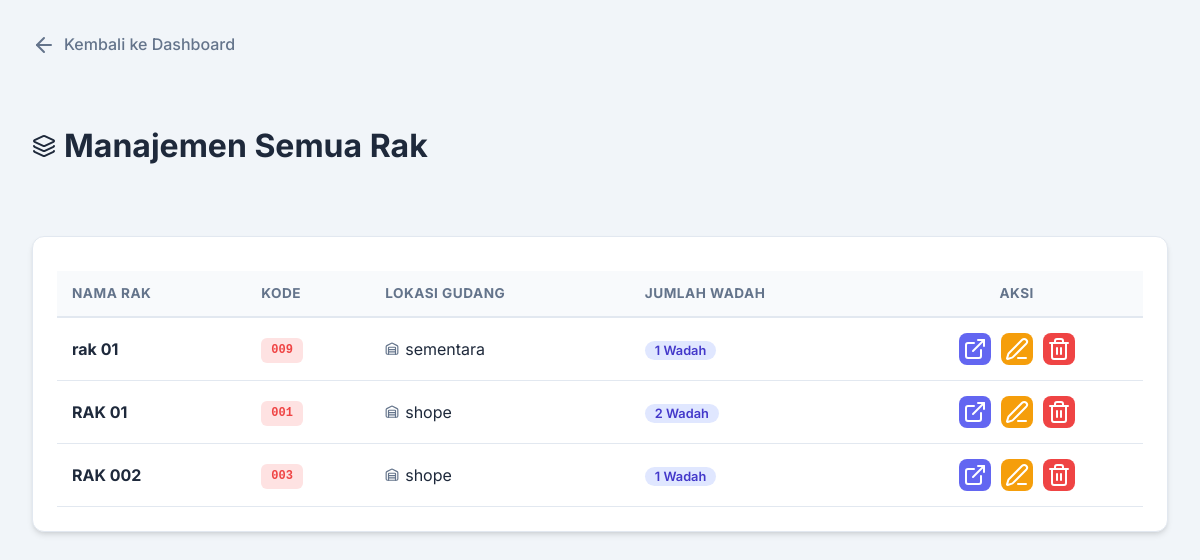
/kelola-semua-rak, run on the app's committed database.
### models.py (models this page shows)
class Rak(Base):
    __tablename__ = "rak"
    id = Column(Integer, primary_key=True)
    nama_rak = Column(String)
    kode_rak = Column(String) # Tambah Kode
    gudang_id = Column(Integer, ForeignKey("gudang.id"))
    gudang = relationship("Gudang", back_populates="raks")
    toples_list = relationship("Toples", back_populates="rak", cascade="all, delete-orphan")

class Gudang(Base):
    __tablename__ = "gudang"
    id = Column(Integer, primary_key=True)
    nama_gudang = Column(String, nullable=False) # <--- Gunakan nama_gudang di sini
    raks = relationship("Rak", back_populates="gudang")

### app.py (the view)
@app.route('/kelola-semua-rak')
def list_rak():
    db = SessionLocal()
    try:
        raks = db.query(Rak).options(joinedload(Rak.gudang), joinedload(Rak.toples_list)).all()
        return render_template('list_rak.html', raks=raks)
    finally:
        db.close()

### templates/list_rak.html (shortened to what this page needs)
<!DOCTYPE html>
<html lang="id">
<head>
    <link rel="stylesheet" href="{{ url_for('static', filename='style.css') }}">
</head>
<body>
    <div class="container">
        <nav class="nav-back">
            <a href="{{ url_for('index') }}"><i data-lucide="arrow-left"></i> Kembali ke Dashboard</a>
        </nav>
        <div class="header-section">
            <h1><i data-lucide="layers"></i> Manajemen Semua Rak</h1>
        </div>
        <div class="card">
            <table class="data-table">
                <thead>
                    <tr>
                        <th>Nama Rak</th>
                        <th>Kode</th>
                        <th>Lokasi Gudang</th>
                        <th>Jumlah Wadah</th>
                        <th style="text-align: center;">Aksi</th>
                    </tr>
                </thead>
                <tbody>
                    {% for r in raks %}
                    <tr>
                        <td><strong>{{ r.nama_rak }}</strong></td>
                        <td><span class="badge-code">{{ r.kode_rak if r.kode_rak else '-' }}</span></td>
                        <td>
                            <div style="display: flex; align-items: center; gap: 6px;">
                                <i data-lucide="warehouse" style="width:14px; color: var(--secondary);"></i>
                                {{ r.gudang.nama_gudang }}
                            </div>
                        </td>
                        <td>
                            <span class="badge-count">{{ r.toples_list|length }} Wadah</span>
                        </td>
                        <td>
                            <div style="display: flex; gap: 10px; justify-content: center; align-items: center;">
                                <a href="{{ url_for('kelola_rak', rak_id=r.id) }}"
                                   class="btn-icon btn-primary-small"
                                   title="Buka Isi Rak">
                                    <i data-lucide="external-link" style="color: white;"></i>
                                </a>
                                <a href="{{ url_for('edit_rak_page', id=r.id) }}"
                                   class="btn-icon"
                                   style="background-color: var(--warning);"
                                   title="Edit Nama/Lokasi">
                                    <i data-lucide="edit-3" style="color: white;"></i>
                                </a>
                                <a href="/delete_rak/{{ r.id }}"
                                   class="btn-icon"
                                   style="background-color: var(--danger);"
                                   onclick="return confirm('Hapus rak {{ r.nama_rak }}? Semua toples di dalamnya akan ikut terhapus!')"
                                   title="Hapus Rak">
                                    <i data-lucide="trash-2" style="color: white;"></i>
                                </a>
                            </div>
                        </td>
                    </tr>
                    {% endfor %}
                </tbody>
            </table>
        </div>
    </div>
</body>
</html>

### static/style.css (style rules this page uses)
:root { --primary: #4f46e5; --primary-hover: #4338ca; --indigo: #6366f1; --secondary: #64748b; --success: #10b981; --danger: #ef4444; --warning: #f59e0b; --background: #f1f5f9; --card-bg: #ffffff; --text-main: #1e293b; --text-muted: #64748b; --bg-light: #f8fafc; --border: #e2e8f0; --shadow: 0 4px 6px -1px rgb(0 0 0 / 0.1), 0 2px 4px -2px rgb(0 0 0 / 0.1); --radius: 8px; --radius-lg: 12px; }
* { box-sizing: border-box; margin: 0; padding: 0; }
body { font-family: 'Inter', sans-serif; background-color: var(--background); color: var(--text-main); line-height: 1.6; }
h1, h2, h3, h4, button, .btn-primary, .btn-nav, .btn-reset, strong, .log-time, .badge-code, .location-path, .nav-back a { display: inline-flex; align-items: center; gap: 8px; }
.container, .main-wrapper { display: flex; max-width: 1300px; margin: 0 auto; padding: 2rem; gap: 2rem; }
.container { flex-direction: column; }
.header-section { display: flex; justify-content: space-between; align-items: center; margin-bottom: 2rem; }
.nav-back { margin-bottom: 1.5rem; }
.nav-back a { text-decoration: none; color: var(--text-muted); font-weight: 500; transition: color 0.2s; }
.btn-icon { width: 32px; height: 32px; border-radius: 8px; display: flex; align-items: center; justify-content: center; color: white; text-decoration: none; transition: 0.2s; }
.btn-primary-small { background: var(--indigo); }
.card { background: var(--card-bg); border-radius: var(--radius-lg); padding: 1.5rem; margin-bottom: 1.5rem; box-shadow: var(--shadow); border: 1px solid var(--border); }
.data-table { width: 100%; border-collapse: collapse; margin-top: 10px; }
.data-table th { text-align: left; padding: 12px 15px; background: var(--bg-light); color: var(--text-muted); font-size: 0.85rem; text-transform: uppercase; letter-spacing: 0.5px; border-bottom: 2px solid var(--border); }
.data-table td { padding: 15px; border-bottom: 1px solid var(--border); vertical-align: middle; }
.badge-code { font-size: 0.75rem; background: #fee2e2; color: var(--danger); padding: 3px 10px; border-radius: 6px; font-family: 'Courier New', monospace; font-weight: bold; }
.badge-count { background: #e0e7ff; color: #4338ca; padding: 2px 10px; border-radius: 20px; font-size: 0.8rem; font-weight: 600; }

### data on the page
Rak: nama_rak "rak 01", kode_rak "009", gudang.nama_gudang "sementara", toples_list|length "1"
Rak: nama_rak "RAK 01", kode_rak "001", gudang.nama_gudang "shope", toples_list|length "2"
Rak: nama_rak "RAK 002", kode_rak "003", gudang.nama_gudang "shope", toples_list|length "1"
